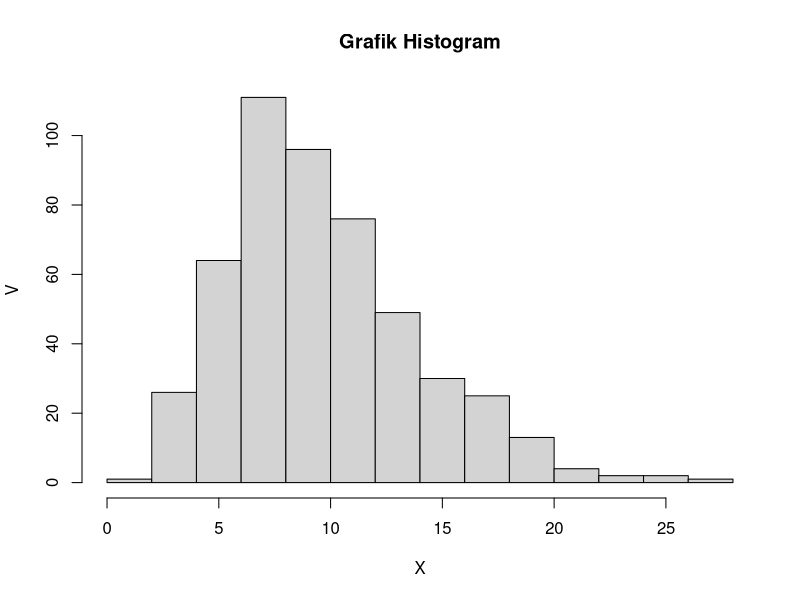

Here is the R script that generated this plot:
x <- 3
v <- 10

# Poin A
probability <- dchisq(x, v)
probability

# Poin B
# set.seed(1)
n <- 500
hist(
  rchisq(n, v), 
  xlab = "X", 
  ylab = "V", 
  main = "Grafik Histogram"
)

# Poin C
mean <- v
mean

variance <- 2 * v
variance